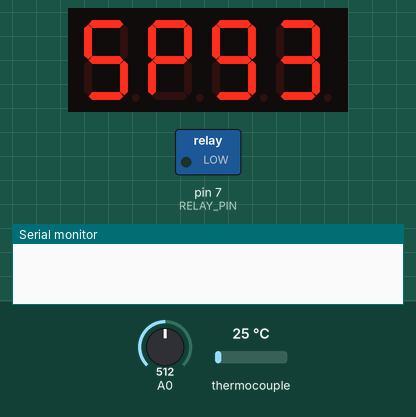
Recording of a sketch running on a simulated Arduino Uno, built with avr-gcc and run on an emulated ATmega328P. On the bench: 4-digit seven-segment display, switched loads named in the sketch (green lamp = pin HIGH), the last lines printed to the serial monitor. The inputs (shaded band) are chosen by the test bench; at power-on: thermocouple 25 °C, A0 = 512.

Above: at 2.7 s.
At 6.3 s:
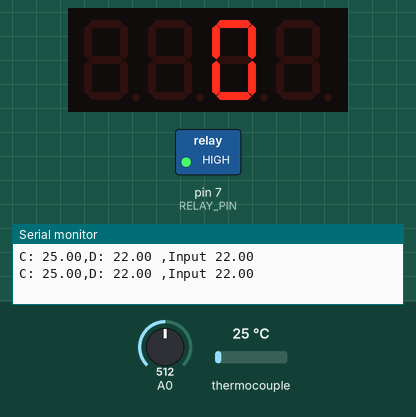
6.4 s: thermocouple set to 75 °C
10.4 s: thermocouple set to 82 °C
14.4 s: A0 set to 0
At 16.2 s:
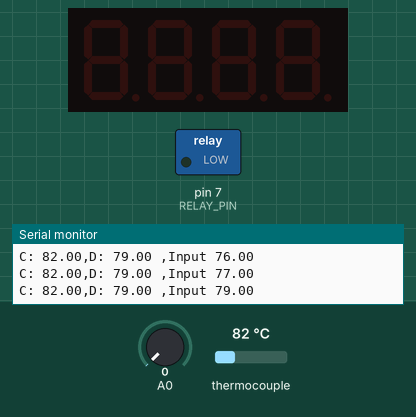
17.9 s: thermocouple set to 69 °C
At 24.2 s:
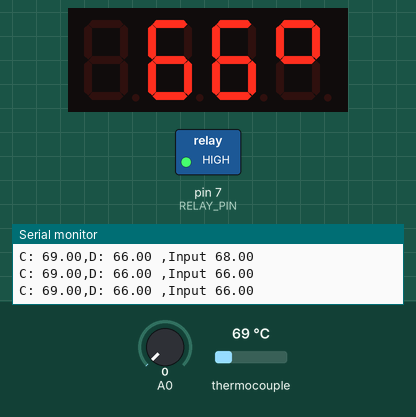
Timing chart, 0 to 25.7 s (numbered marks = the images above; inputs shaded):
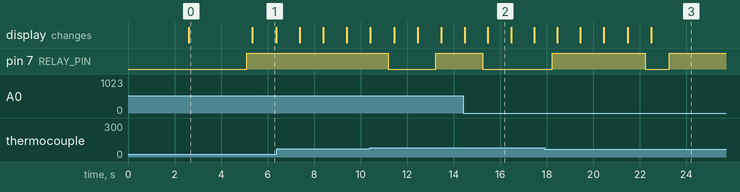

Measured:
- the behaviour switches between 74 and 73 °C on thermocouple (found by bisection; images 2 and 3)
- what the display in image 0 shows lasts 2.8 s, from 2.6 s to 5.4 s
- what the display in image 1 shows lasts 1.0 s, from 5.4 s to 6.4 s

The sketch:

Silvia.ino
```cpp
// Includes:
// - Show current temp
// - Show pump live runtime
// - Flashes pump total runtime for 5 secs after pump stops

#include <PID_v1.h>
#include "Adafruit_MAX31855.h"
#include <movingAvg.h>
#include <Arduino.h>
#include <TM1637TinyDisplay.h>

#define RELAY_PIN 7
#define buttonPin 2

// tempbryter 100 når c = 115
// tempbryter 140 når c = 158

movingAvg avgTemp(5);

Adafruit_MAX31855 thermocouple(10); //MAXCS

double Setpoint, Input, Output, tempoff, temp;
double Kp=150.00, Ki=0.20, Kd=17.00;
PID myPID(&Input, &Output, &Setpoint, Kp, Ki, Kd, DIRECT);

int buttonState = 0;         // variable for reading the pushbutton status
int WindowSize = 5000;
int RELAY_STATE = 0;
int avg, disptemp;
int i = 0;
int done = 0;
unsigned long windowStartTime;

TM1637TinyDisplay display(5, 6); //CLK, DIO

void setup(void) {
  Serial.begin(9600);
  Setpoint = 93.01; //target temp for PID
  tempoff = - 3.00; //difference in temp from boiler temp (negative number increase boiler real temp)

  display.setBrightness(BRIGHT_1);
  display.clear();
  display.showString("on",2,1);
  delay(2500);
  display.showString("SP",2,0);
  display.showNumber(int(Setpoint),false,2, 2);

  pinMode(RELAY_PIN, OUTPUT);
  pinMode(buttonPin, INPUT_PULLUP);
  digitalWrite(RELAY_PIN, LOW);

  pinMode(A0, INPUT);

  if (!thermocouple.begin()) {
    display.showString("ErrP");
    while (1) delay(10);
  }

  windowStartTime = millis();

  delay(2500);

  myPID.SetOutputLimits(0, WindowSize);
  myPID.SetMode(AUTOMATIC);

  avgTemp.begin();
  Input = 20;

}

void loop(void) {

  double c = thermocouple.readCelsius();
  double d;

  if (isnan(c) || c <= 0) {
    d = temp * 100; //Inherit temp from last good reading
    Serial.print(c);
    Serial.print(" - Error: ");
    Serial.print(thermocouple.readError());
    Serial.print(" Inherit: ");
    Serial.println(temp);
  }
  else {
    d = (c + tempoff) * 100;
    temp = c + tempoff; //last good reading
  }

  avg = avgTemp.reading(d);
  Input = avg / 100;
  Serial.print("C: ");
  Serial.print(c);
  Serial.print( ",D: ");
  Serial.print(d/100);
  Serial.print(" ,Input ");
  Serial.println(Input);

  myPID.Compute();

  unsigned long now = millis();

  if (now - windowStartTime > WindowSize) {
    windowStartTime += WindowSize;
  }

  if (Output > now - windowStartTime) {
    digitalWrite(RELAY_PIN, HIGH);
    RELAY_STATE = 1;
  }
  else {
    digitalWrite(RELAY_PIN, LOW);
    RELAY_STATE = 0;
  }

  if (getMaxValue() >= 10){ //viser tiden pumpa har gått
    display.showString("", 1, 3);
    display.showNumber(i,false,3,0);
    i = i +1;
    done = 1;
  }
  else{
    if (done == 1 or done == 3 or done == 5){
      display.clear();
      done = done + 1;
    }
    else if (done == 2 or done == 4){
      display.showNumber(i-1,false,3,0);
      done = done + 1;
    }
    else{
      i = 0;
      done = 0;
      disptemp = int(Input);
      display.showString("\xB0", 1, 3);        // Degree Mark, length=1, position=3 (right)
      display.showNumber(disptemp, false, 3, 0);    // Number, length=3, position=0 (left)
    }
  }

  delay(770);
}

int getMaxValue() {
  int sensorValue;
  int sensorMax = 0;
  uint32_t start_time = millis();
  while((millis()-start_time) < 200) { //sample for 200ms
    sensorValue = analogRead(A0);

    if (sensorValue > sensorMax) {
      sensorMax = sensorValue;
    }
  }
  return sensorMax;
}
```

movingAvg.h
```cpp
// (licence header left out)
#ifndef MOVINGAVG_H_INCLUDED
#define MOVINGAVG_H_INCLUDED

class movingAvg
{
    public:
        movingAvg(int interval)
            : m_interval(interval), m_nbrReadings(0), m_sum(0), m_next(0) {}
        void begin();
        int reading(int newReading);
        int getAvg();
        int getCount() {return m_nbrReadings;}
        void reset();
        int* getReadings() {return m_readings;}

    private:
        int m_interval;     // number of data points for the moving average
        int m_nbrReadings;  // number of readings
        long m_sum;         // sum of the m_readings array
        int m_next;         // index to the next reading
        int *m_readings;    // pointer to the dynamically allocated interval array
};
#endif
```
